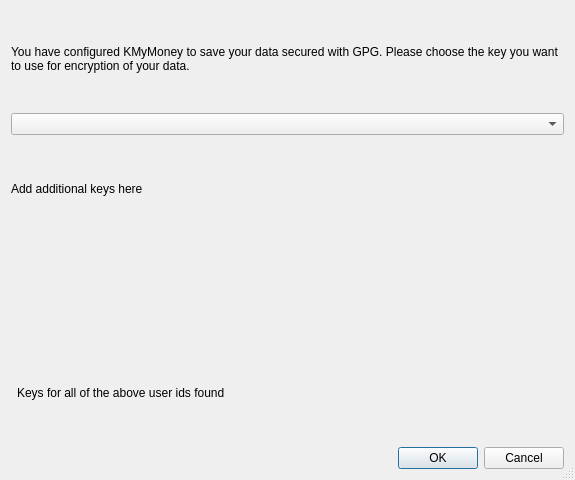
<?xml version="1.0" encoding="UTF-8"?>
<ui version="4.0">
 <class>KGpgKeySelectionDlg</class>
 <widget class="QDialog" name="KGpgKeySelectionDlg">
  <property name="geometry">
   <rect>
    <x>0</x>
    <y>0</y>
    <width>575</width>
    <height>480</height>
   </rect>
  </property>
  <property name="windowTitle">
   <string>Select additional keys</string>
  </property>
  <property name="sizeGripEnabled">
   <bool>true</bool>
  </property>
  <property name="modal">
   <bool>true</bool>
  </property>
  <layout class="QVBoxLayout" name="verticalLayout">
   <item>
    <widget class="QLabel" name="label">
     <property name="text">
      <string>You have configured KMyMoney to save your data secured with GPG. Please choose the key you want to use for encryption of your data.</string>
     </property>
     <property name="wordWrap">
      <bool>true</bool>
     </property>
    </widget>
   </item>
   <item>
    <widget class="QComboBox" name="m_secretKey"/>
   </item>
   <item>
    <widget class="QLabel" name="label_2">
     <property name="text">
      <string>Add additional keys here</string>
     </property>
    </widget>
   </item>
   <item>
    <widget class="KEditListWidget" name="m_listWidget">
     <property name="whatsThis">
      <string>Enter the id of the key you want to use for data encryption. This can either be an e-mail address or the hexadecimal key id. In case of the key id, do not forget the leading 0x.</string>
     </property>
    </widget>
   </item>
   <item>
    <layout class="QHBoxLayout" name="horizontalLayout">
     <item>
      <widget class="KLed" name="m_keyLed"/>
     </item>
     <item>
      <widget class="QLabel" name="ledLabel">
       <property name="text">
        <string>Keys for all of the above user ids found</string>
       </property>
      </widget>
     </item>
     <item>
      <spacer name="hs1">
       <property name="orientation">
        <enum>Qt::Horizontal</enum>
       </property>
       <property name="sizeHint" stdset="0">
        <size>
         <width>40</width>
         <height>20</height>
        </size>
       </property>
      </spacer>
     </item>
    </layout>
   </item>
   <item>
    <widget class="QDialogButtonBox" name="buttonBox">
     <property name="orientation">
      <enum>Qt::Horizontal</enum>
     </property>
     <property name="standardButtons">
      <set>QDialogButtonBox::Cancel|QDialogButtonBox::Ok</set>
     </property>
    </widget>
   </item>
  </layout>
 </widget>
 <customwidgets>
  <customwidget>
   <class>KEditListWidget</class>
   <extends>QWidget</extends>
   <header>keditlistwidget.h</header>
  </customwidget>
  <customwidget>
   <class>KLed</class>
   <extends>QWidget</extends>
   <header>kled.h</header>
  </customwidget>
 </customwidgets>
 <tabstops>
  <tabstop>buttonBox</tabstop>
 </tabstops>
 <resources/>
 <connections>
  <connection>
   <sender>buttonBox</sender>
   <signal>accepted()</signal>
   <receiver>KGpgKeySelectionDlg</receiver>
   <slot>accept()</slot>
   <hints>
    <hint type="sourcelabel">
     <x>244</x>
     <y>415</y>
    </hint>
    <hint type="destinationlabel">
     <x>157</x>
     <y>274</y>
    </hint>
   </hints>
  </connection>
  <connection>
   <sender>buttonBox</sender>
   <signal>rejected()</signal>
   <receiver>KGpgKeySelectionDlg</receiver>
   <slot>reject()</slot>
   <hints>
    <hint type="sourcelabel">
     <x>312</x>
     <y>415</y>
    </hint>
    <hint type="destinationlabel">
     <x>286</x>
     <y>274</y>
    </hint>
   </hints>
  </connection>
 </connections>
</ui>
